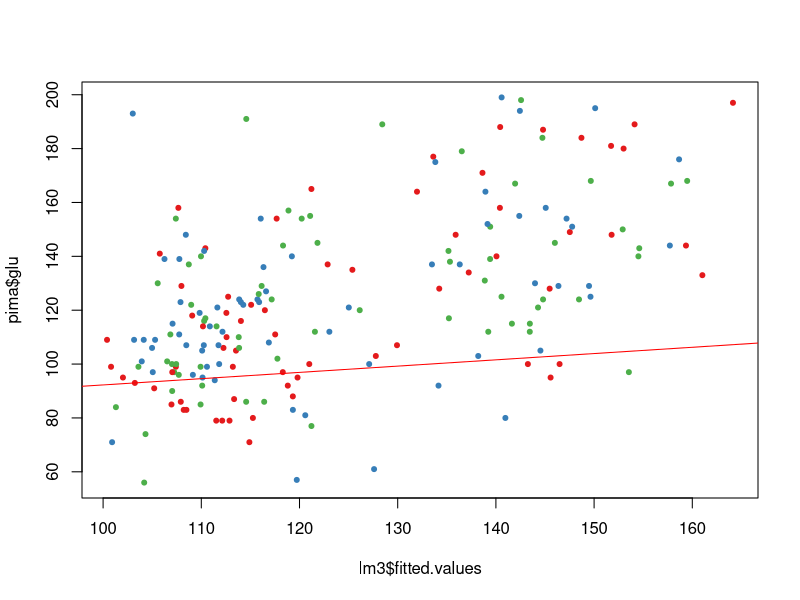

Write R code to recreate this figure.
library(MASS)
data(Pima.tr)
head(Pima.tr)
library(RColorBrewer)
pima = Pima.tr
lm3 <- lm(glu ~ bmi+npreg+bp+skin+ped+age+type, data=pima)
plot(lm3$fitted.values, pima$glu,pch=20,col=brewer.pal(2,"Set1"))
abline(lm3,col="red")
predict(lm3) #Compare to predicted value
lm.finalmodel= step(lm(glu~.,data = pima))
summary(lm.finalmodel)